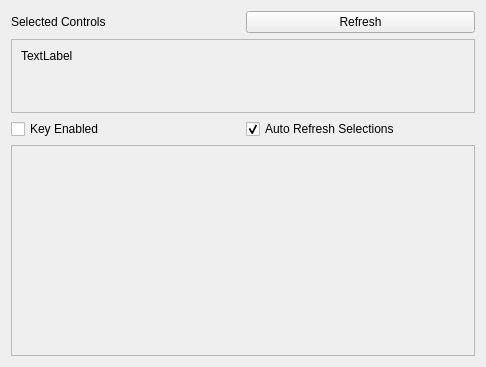
<?xml version="1.0" encoding="UTF-8"?>
<ui version="4.0">
 <class>SpaceSwitcherManager</class>
 <widget class="QWidget" name="SpaceSwitcherManager">
  <property name="geometry">
   <rect>
    <x>0</x>
    <y>0</y>
    <width>486</width>
    <height>367</height>
   </rect>
  </property>
  <property name="sizePolicy">
   <sizepolicy hsizetype="Preferred" vsizetype="Preferred">
    <horstretch>0</horstretch>
    <verstretch>0</verstretch>
   </sizepolicy>
  </property>
  <property name="windowTitle">
   <string>Form</string>
  </property>
  <layout class="QVBoxLayout" name="verticalLayout">
   <item>
    <layout class="QHBoxLayout" name="hl_selectedControl">
     <item>
      <widget class="QLabel" name="lbl_selectedControlsListLabel">
       <property name="text">
        <string>Selected Controls</string>
       </property>
      </widget>
     </item>
     <item>
      <widget class="QPushButton" name="btn_refresh">
       <property name="text">
        <string>Refresh</string>
       </property>
      </widget>
     </item>
    </layout>
   </item>
   <item>
    <widget class="QScrollArea" name="sa_selectedControlsList">
     <property name="sizePolicy">
      <sizepolicy hsizetype="Expanding" vsizetype="Preferred">
       <horstretch>0</horstretch>
       <verstretch>0</verstretch>
      </sizepolicy>
     </property>
     <property name="widgetResizable">
      <bool>true</bool>
     </property>
     <widget class="QWidget" name="sa_selectedControlsListContents">
      <property name="geometry">
       <rect>
        <x>0</x>
        <y>0</y>
        <width>462</width>
        <height>68</height>
       </rect>
      </property>
      <layout class="QVBoxLayout" name="verticalLayout_2">
       <item>
        <widget class="QLabel" name="lbl_selectedControlsList">
         <property name="text">
          <string>TextLabel</string>
         </property>
         <property name="wordWrap">
          <bool>true</bool>
         </property>
        </widget>
       </item>
       <item>
        <spacer name="verticalSpacer">
         <property name="orientation">
          <enum>Qt::Orientation::Vertical</enum>
         </property>
         <property name="sizeHint" stdset="0">
          <size>
           <width>20</width>
           <height>40</height>
          </size>
         </property>
        </spacer>
       </item>
      </layout>
     </widget>
    </widget>
   </item>
   <item>
    <layout class="QHBoxLayout" name="hl_upperOptions">
     <item>
      <widget class="QCheckBox" name="cb_keyEnabled">
       <property name="text">
        <string>Key Enabled</string>
       </property>
      </widget>
     </item>
     <item>
      <widget class="QCheckBox" name="cb_autoRefreshEnabled">
       <property name="text">
        <string>Auto Refresh Selections</string>
       </property>
       <property name="checked">
        <bool>true</bool>
       </property>
       <property name="tristate">
        <bool>false</bool>
       </property>
      </widget>
     </item>
    </layout>
   </item>
   <item>
    <widget class="QScrollArea" name="sa_spacesList">
     <property name="widgetResizable">
      <bool>true</bool>
     </property>
     <widget class="QWidget" name="sa_spacesListContents">
      <property name="geometry">
       <rect>
        <x>0</x>
        <y>0</y>
        <width>472</width>
        <height>251</height>
       </rect>
      </property>
      <layout class="QVBoxLayout" name="verticalLayout_3"/>
     </widget>
    </widget>
   </item>
  </layout>
 </widget>
 <resources/>
 <connections/>
</ui>
